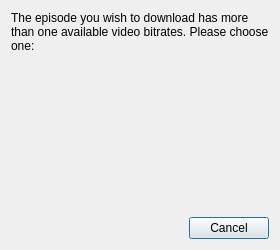
<?xml version="1.0" encoding="UTF-8"?>
<ui version="4.0">
 <class>dialog</class>
 <widget class="QDialog" name="dialog">
  <property name="windowModality">
   <enum>Qt::ApplicationModal</enum>
  </property>
  <property name="geometry">
   <rect>
    <x>0</x>
    <y>0</y>
    <width>280</width>
    <height>250</height>
   </rect>
  </property>
  <property name="minimumSize">
   <size>
    <width>280</width>
    <height>0</height>
   </size>
  </property>
  <property name="maximumSize">
   <size>
    <width>280</width>
    <height>16777215</height>
   </size>
  </property>
  <property name="windowTitle">
   <string>Choose a video bitrate</string>
  </property>
  <layout class="QVBoxLayout" name="verticalLayout_2">
   <item>
    <widget class="QLabel" name="label">
     <property name="text">
      <string>The episode you wish to download has more than one available video bitrates. Please choose one:</string>
     </property>
     <property name="textFormat">
      <enum>Qt::PlainText</enum>
     </property>
     <property name="wordWrap">
      <bool>true</bool>
     </property>
    </widget>
   </item>
   <item>
    <layout class="QVBoxLayout" name="buttons_vbox"/>
   </item>
   <item>
    <spacer name="verticalSpacer">
     <property name="orientation">
      <enum>Qt::Vertical</enum>
     </property>
     <property name="sizeHint" stdset="0">
      <size>
       <width>20</width>
       <height>40</height>
      </size>
     </property>
    </spacer>
   </item>
   <item>
    <widget class="QDialogButtonBox" name="buttonBox">
     <property name="orientation">
      <enum>Qt::Horizontal</enum>
     </property>
     <property name="standardButtons">
      <set>QDialogButtonBox::Cancel</set>
     </property>
     <property name="centerButtons">
      <bool>false</bool>
     </property>
    </widget>
   </item>
  </layout>
 </widget>
 <resources/>
 <connections>
  <connection>
   <sender>buttonBox</sender>
   <signal>accepted()</signal>
   <receiver>dialog</receiver>
   <slot>accept()</slot>
   <hints>
    <hint type="sourcelabel">
     <x>248</x>
     <y>254</y>
    </hint>
    <hint type="destinationlabel">
     <x>157</x>
     <y>274</y>
    </hint>
   </hints>
  </connection>
  <connection>
   <sender>buttonBox</sender>
   <signal>rejected()</signal>
   <receiver>dialog</receiver>
   <slot>reject()</slot>
   <hints>
    <hint type="sourcelabel">
     <x>316</x>
     <y>260</y>
    </hint>
    <hint type="destinationlabel">
     <x>286</x>
     <y>274</y>
    </hint>
   </hints>
  </connection>
 </connections>
</ui>
